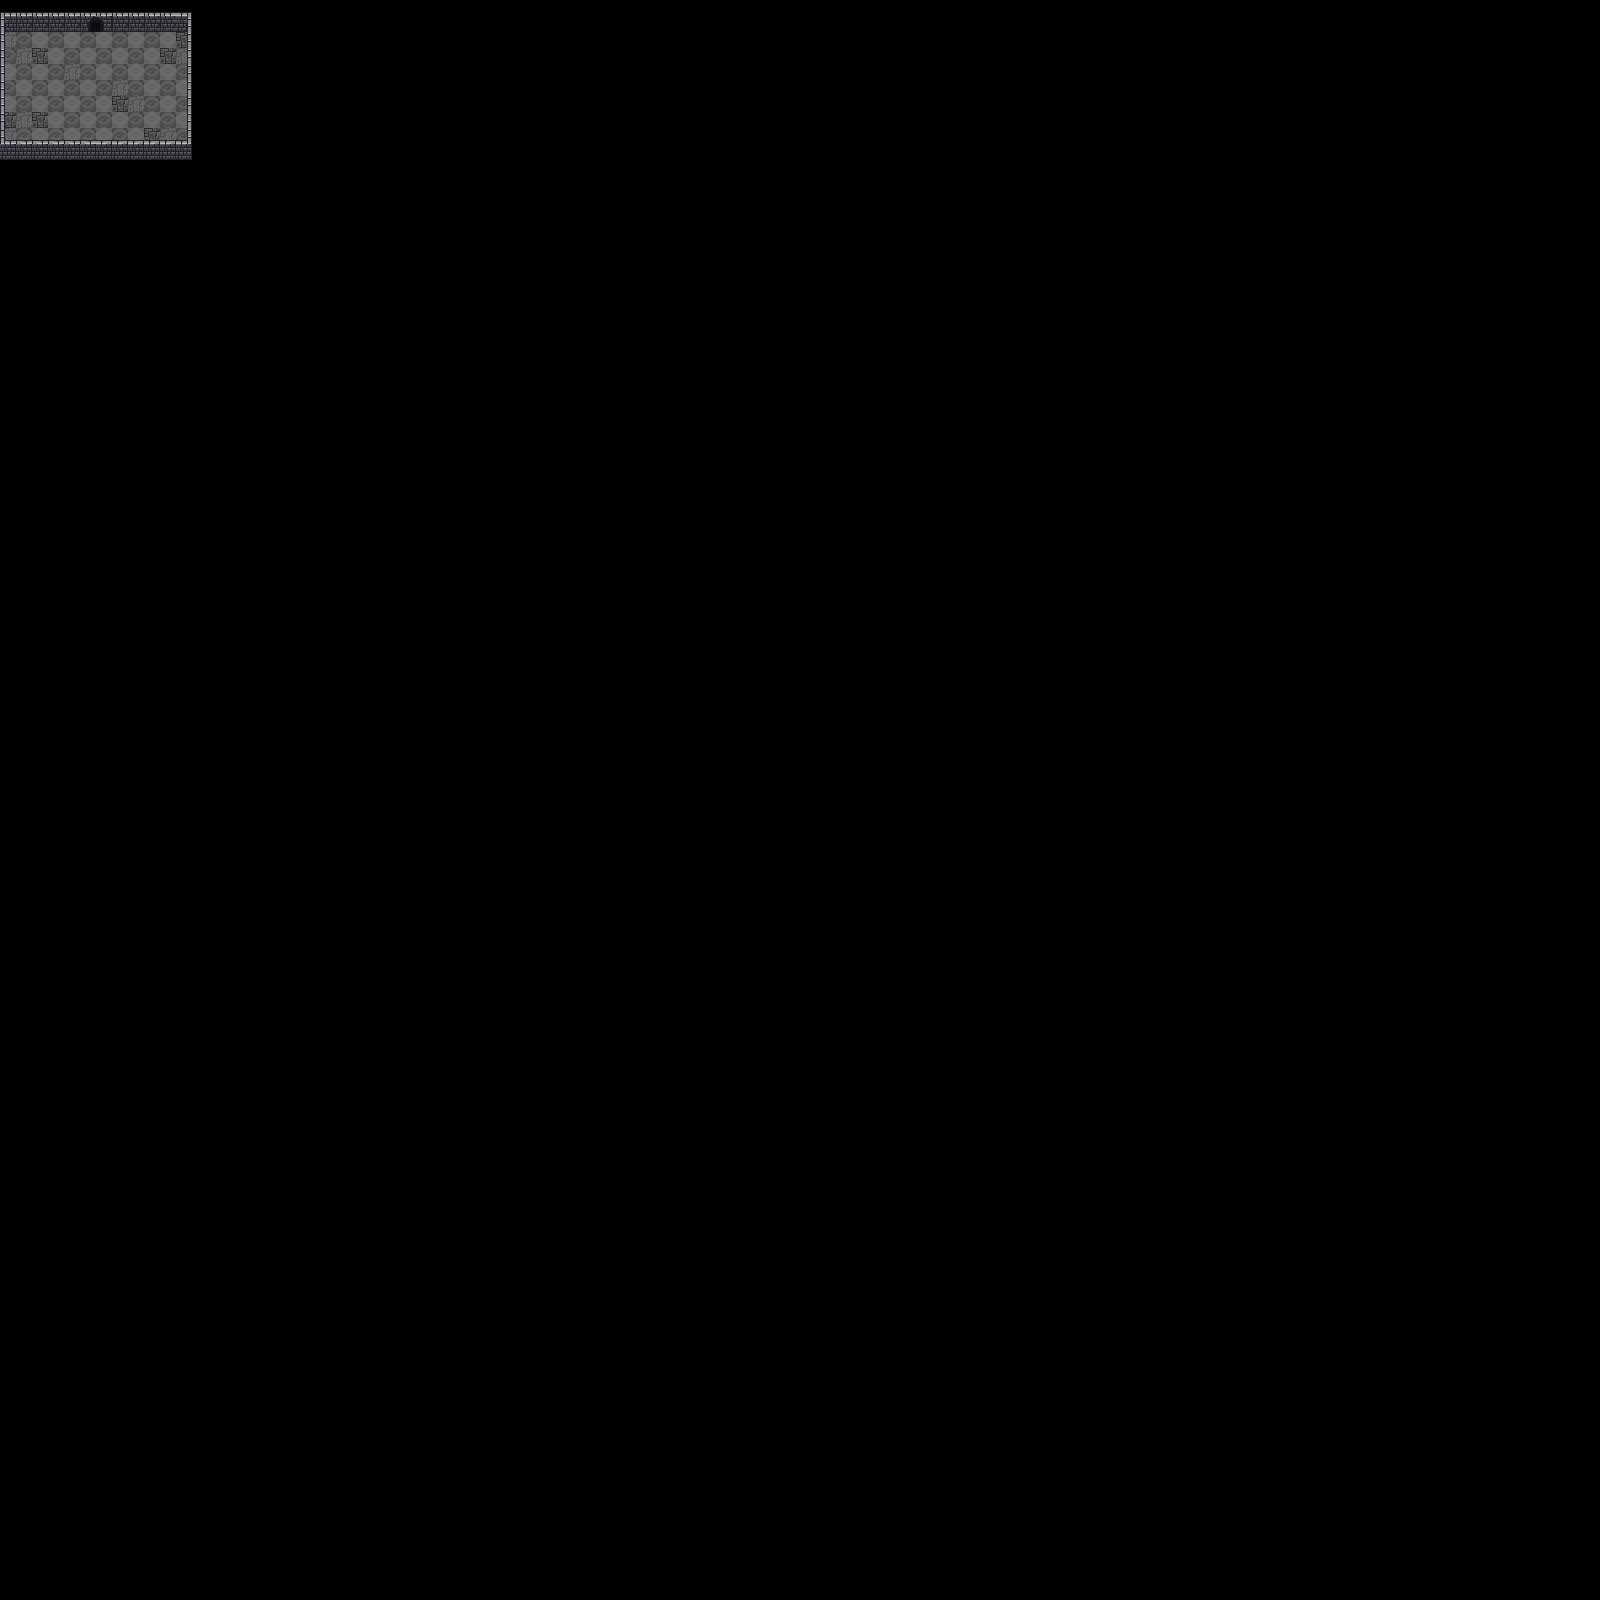

The image is a tile-based game level rendered from a .tmx file. Its description and source (layers, tilesets, objects; grid data summarised) follow:
An orthogonal 100x100 tile map with 16x16 px tiles, 3 tile layers (Floor, Wall, Fake Wall).

<map version="1.2" tiledversion="1.3.5" orientation="orthogonal" renderorder="right-down" width="100" height="100" tilewidth="16" tileheight="16" infinite="0" nextlayerid="4" nextobjectid="1">
 <tileset firstgid="1" source="dungeon_tiles.tsx" />
 <layer id="2" name="Floor" width="100" height="100">
  <data>[10000 cells, 84 non-empty, 4 distinct tile ids]</data>
 </layer>
 <layer id="1" name="Wall" width="100" height="100">
  <data>[10000 cells, 50 non-empty, 12 distinct tile ids]</data>
 </layer>
 <layer id="3" name="Fake Wall" width="100" height="100">
  <data>[10000 cells, 10 non-empty, 2 distinct tile ids]</data>
 </layer>
</map>
